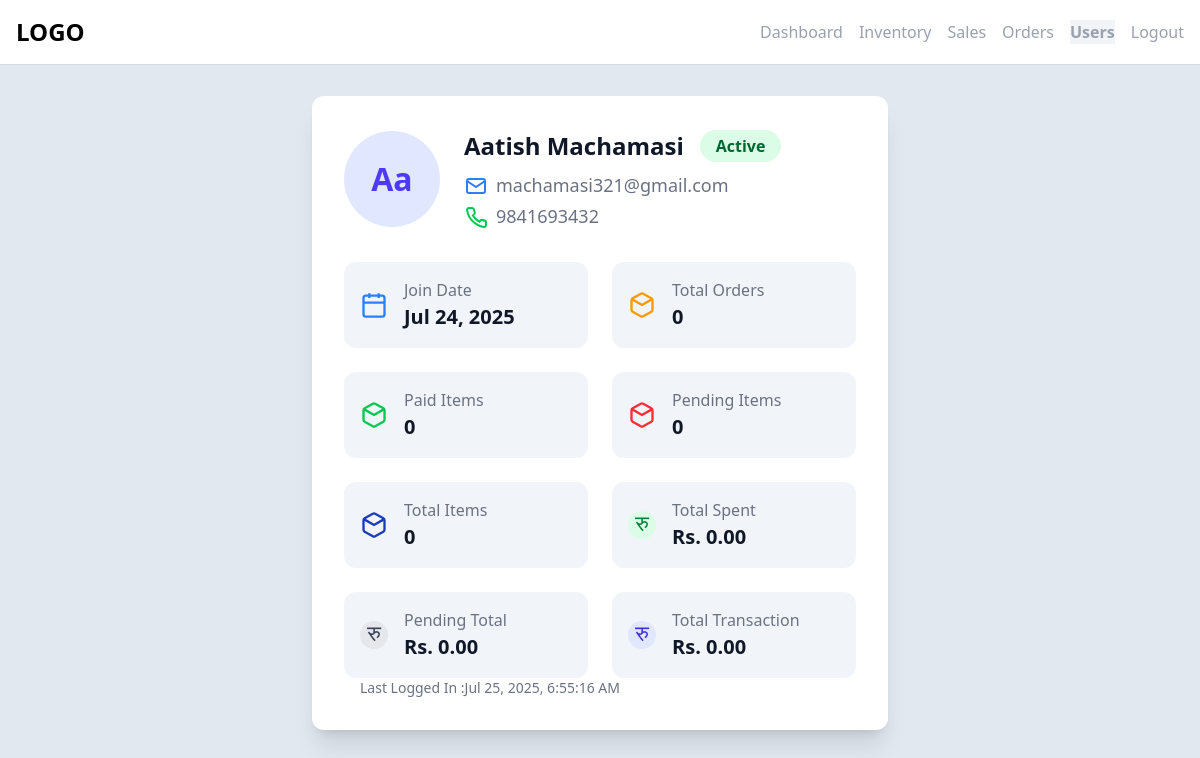
The page /admin/user-profile.php?user_id=2 (signed in) on the database its author committed.
### tables this page shows
CREATE TABLE `users` (
  `user_id` int(11) NOT NULL,
  `username` varchar(100) NOT NULL,
  `email` varchar(100) NOT NULL,
  `password` varchar(255) NOT NULL,
  `shipping_address` varchar(100) NOT NULL,
  `phone` varchar(15) DEFAULT NULL,
  `gender` enum('male','female') NOT NULL DEFAULT 'male',
  `dob` datetime DEFAULT NULL,
  `role` enum('user','admin') DEFAULT 'user',
  `status` enum('active','inactive') DEFAULT 'active',
  `created_at` timestamp NOT NULL DEFAULT current_timestamp(),
  `last_logged_in` timestamp NULL DEFAULT NULL
);

### admin/user-profile.php (the view, shortened to what this page needs)
<?php
require_once '../config/db.php';
include '../components/admin_nav.php';
$user_id = intval($_GET['user_id']);
$sql = "SELECT * FROM user_details WHERE user_id = $user_id";
$result = $conn->query($sql);
$user = $result->fetch_assoc();
$status = strtolower($user['user_statu']);
$badgeClass = $status === 'active' ? 'bg-green-100 text-green-800' : 'bg-red-100 text-red-800';
$badgeText = ucfirst($status);
?>
<!DOCTYPE html>
<html lang="en">
<head>
    <link href="../src/output.css" rel="stylesheet">
    <?php require '../components/link_imports.php'; ?>
</head>
<body class="bg-slate-200">
    <section class="container mx-auto mt-8">
        <div class="bg-white rounded-xl shadow-xl p-8 max-w-xl mx-auto">
            <div class="flex items-center mb-8">
                <div class="h-24 w-24 rounded-full bg-indigo-100 flex items-center justify-center profile-2xl-text font-bold text-indigo-600" style="font-size:2rem;">
                    <?php echo ucfirst(substr($user['username'], 0, 2)); ?>
                </div>
                <div class="ml-6">
                    <h2 class="profile-xl-text font-bold text-gray-900 flex items-center">
                        <?php echo htmlspecialchars($user['username']); ?>
                        <div class="flex flex-col">
                            <span class="ml-4 px-4 py-1 text-base font-semibold rounded-full <?php echo $badgeClass; ?>">
                                <?php echo $badgeText; ?>
                            </span>
                        </div>
                    </h2>
                    <div class="flex items-center mt-2 text-gray-500 profile-md-text">
                        <svg class="w-6 h-6 mr-2 text-blue-500" fill="none" stroke="currentColor" stroke-width="2" viewBox="0 0 24 24">
                            <rect x="3" y="5" width="18" height="14" rx="2" stroke="currentColor" stroke-width="2" fill="none"/>
                            <path d="M3 7l9 6 9-6" stroke="currentColor" stroke-width="2" fill="none"/>
                        </svg>
                        <?php echo htmlspecialchars($user['email']); ?>
                    </div>
                    <div class="flex items-center mt-1 text-gray-500 profile-md-text">
                        <?php echo htmlspecialchars($user['phone']); ?>
                    </div>
                </div>
            </div>
            <div class="grid grid-cols-1 md:grid-cols-2 gap-6 mt-6">
                <div class="bg-slate-100 rounded-xl p-4 flex items-center">
                    <svg class="w-7 h-7 text-blue-500 mr-4" fill="none" stroke="currentColor" stroke-width="2" viewBox="0 0 24 24"><rect x="3" y="4" width="18" height="18" rx="2"/><path d="M16 2v4M8 2v4M3 10h18"/></svg>
                    <div>
                        <div class="text-base text-gray-500">Join Date</div>
                        <div class="font-bold text-gray-900 profile-lg-text"><?php echo date('M j, Y', strtotime($user['created_at'])); ?></div>
                    </div>
                </div>
                <div class="bg-slate-100 rounded-xl p-4 flex items-center">
                    <svg class="w-7 h-7 text-amber-500 mr-4" fill="none" stroke="currentColor" stroke-width="2" viewBox="0 0 24 24"><path d="M21 16V8a2 2 0 0 0-1-1.73l-7-4a2 2 0 0 0-2 0l-7 4A2 2 0 0 0 3 8v8a2 2 0 0 0 1 1.73l7 4a2 2 0 0 0 2 0l7-4A2 2 0 0 0 21 16z"/><polyline points="3.27 6.96 12 12.01 20.73 6.96"/></svg>
                    <div>
                        <div class="text-base text-gray-500">Total Orders</div>
                        <div class="font-bold text-gray-900 profile-lg-text"><?php echo (int)$user['total_orders']; ?></div>
                    </div>
                </div>
                <div class="bg-slate-100 rounded-xl p-4 flex items-center">
                    <svg class="w-7 h-7 text-green-500 mr-4" fill="none" stroke="currentColor" stroke-width="2" viewBox="0 0 24 24"><path d="M21 16V8a2 2 0 0 0-1-1.73l-7-4a2 2 0 0 0-2 0l-7 4A2 2 0 0 0 3 8v8a2 2 0 0 0 1 1.73l7 4a2 2 0 0 0 2 0l7-4A2 2 0 0 0 21 16z"/><polyline points="3.27 6.96 12 12.01 20.73 6.96"/></svg>
                    <div>
                        <div class="text-base text-gray-500">Paid Items</div>
                        <div class="font-bold text-gray-900 profile-lg-text"><?php echo (int)$user['paid_items']; ?></div>
                    </div>
                </div>
                <div class="bg-slate-100 rounded-xl p-4 flex items-center">
                    <svg class="w-7 h-7 text-red-500 mr-4" fill="none" stroke="currentColor" stroke-width="2" viewBox="0 0 24 24"><path d="M21 16V8a2 2 0 0 0-1-1.73l-7-4a2 2 0 0 0-2 0l-7 4A2 2 0 0 0 3 8v8a2 2 0 0 0 1 1.73l7 4a2 2 0 0 0 2 0l7-4A2 2 0 0 0 21 16z"/><polyline points="3.27 6.96 12 12.01 20.73 6.96"/></svg>
                    <div>
                        <div class="text-base text-gray-500">Pending Items</div>
                        <div class="font-bold text-gray-900 profile-lg-text"><?php echo (int)$user['pending_items']; ?></div>
                    </div>
                </div>
                <div class="bg-slate-100 rounded-xl p-4 flex items-center">
                    <svg class="w-7 h-7 text-blue-800 mr-4" fill="none" stroke="currentColor" stroke-width="2" viewBox="0 0 24 24"><path d="M21 16V8a2 2 0 0 0-1-1.73l-7-4a2 2 0 0 0-2 0l-7 4A2 2 0 0 0 3 8v8a2 2 0 0 0 1 1.73l7 4a2 2 0 0 0 2 0l7-4A2 2 0 0 0 21 16z"/><polyline points="3.27 6.96 12 12.01 20.73 6.96"/></svg>
                    <div>
                        <div class="text-base text-gray-500">Total Items</div>
                        <div class="font-bold text-gray-900 profile-lg-text"><?php echo (int)$user['total_items']; ?></div>
                    </div>
                </div>
                <div class="bg-slate-100 rounded-xl p-4 flex items-center">
                    <span class="w-7 h-7 mr-4 flex items-center justify-center rounded-full bg-green-100">
                        <svg class="w-7 h-7 text-green-700" fill="none" viewBox="0 0 28 28">
                            <text x="14" y="20" text-anchor="middle" font-size="22" font-family="Arial, sans-serif" font-weight="400" fill="currentColor" style="font-stretch:condensed;">रु</text>
                        </svg>
                    </span>
                    <div>
                        <div class="text-base text-gray-500">Total Spent</div>
                        <div class="font-bold text-gray-900 profile-lg-text">Rs. <?php echo number_format($user['paid_total'], 2); ?></div>
                    </div>
                </div>
                <div class="bg-slate-100 rounded-xl p-4 flex items-center">
                    <span class="w-7 h-7 mr-4 flex items-center justify-center rounded-full bg-gray-200">
                        <svg class="w-7 h-7 text-gray-700" fill="none" viewBox="0 0 28 28">
                            <text x="14" y="20" text-anchor="middle" font-size="22" font-family="Arial, sans-serif" font-weight="400" fill="currentColor" style="font-stretch:condensed;">रु</text>
                        </svg>
                    </span>
                    <div>
                        <div class="text-base text-gray-500">Pending Total</div>
                        <div class="font-bold text-gray-900 profile-lg-text">Rs. <?php echo number_format($user['pending_total'], 2); ?></div>
                    </div>
                </div>
                <div class="bg-slate-100 rounded-xl p-4 flex items-center">
                    <span class="w-7 h-7 mr-4 flex items-center justify-center rounded-full bg-indigo-100">
                        <svg class="w-7 h-7 text-indigo-700" fill="none" viewBox="0 0 28 28">
                            <text x="14" y="20" text-anchor="middle" font-size="22" font-family="Arial, sans-serif" font-weight="400" fill="currentColor" style="font-stretch:condensed;">रु</text>
                        </svg>
                    </span>
                    <div>
                        <div class="text-base text-gray-500">Total Transaction</div>
                        <div class="font-bold text-gray-900 profile-lg-text">Rs. <?php echo number_format($user['total_transaction'], 2); ?></div>
                    </div>
                </div>
            </div>
            <span class="flex ml-4">
                                <div class="font-thin text-gray-500 text-sm">Last Logged In : </div>
                                <div class="font-thin text-gray-500 text-sm"><?php echo date('M j, Y, g:i:s A', strtotime($user['last_logged_in'])); ?></div>
                            </span>
        </div>
    </section>
</body>
</html>

### admin/user-profile.php (style rules this page uses)
.profile-md-text { font-size: 1.125rem; }
.profile-lg-text { font-size: 1.25rem; }
.profile-xl-text { font-size: 1.5rem; }

### rows shown on the page
users: username "Aa", username "Aatish Machamasi", email "machamasi321@gmail.com", phone "9841693432", created_at "Jul 24, 2025", last_logged_in "Jul 25, 2025, 6:55:16 AM"

### other values the page prints
$badgeText "Active"
$user['total_orders'] "0"
$user['paid_items'] "0"
$user['pending_items'] "0"
$user['total_items'] "0"
$user['paid_total'] "0.00"
$user['pending_total'] "0.00"
$user['total_transaction'] "0.00"
